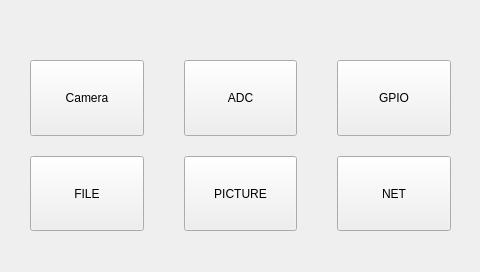
<?xml version="1.0" encoding="UTF-8"?>
<ui version="4.0">
 <class>Menu</class>
 <widget class="QWidget" name="Menu">
  <property name="geometry">
   <rect>
    <x>0</x>
    <y>0</y>
    <width>480</width>
    <height>272</height>
   </rect>
  </property>
  <property name="sizePolicy">
   <sizepolicy hsizetype="Maximum" vsizetype="Maximum">
    <horstretch>0</horstretch>
    <verstretch>0</verstretch>
   </sizepolicy>
  </property>
  <property name="windowTitle">
   <string>Form</string>
  </property>
  <widget class="QStackedWidget" name="stackedWidget">
   <property name="geometry">
    <rect>
     <x>10</x>
     <y>40</y>
     <width>461</width>
     <height>211</height>
    </rect>
   </property>
   <property name="currentIndex">
    <number>0</number>
   </property>
   <widget class="QWidget" name="page">
    <widget class="QWidget" name="gridLayoutWidget">
     <property name="geometry">
      <rect>
       <x>20</x>
       <y>20</y>
       <width>421</width>
       <height>171</height>
      </rect>
     </property>
     <layout class="QGridLayout" name="gridLayout">
      <property name="sizeConstraint">
       <enum>QLayout::SetNoConstraint</enum>
      </property>
      <property name="horizontalSpacing">
       <number>40</number>
      </property>
      <property name="verticalSpacing">
       <number>20</number>
      </property>
      <item row="1" column="0">
       <widget class="QPushButton" name="file_bt">
        <property name="sizePolicy">
         <sizepolicy hsizetype="Ignored" vsizetype="Ignored">
          <horstretch>80</horstretch>
          <verstretch>100</verstretch>
         </sizepolicy>
        </property>
        <property name="text">
         <string>FILE</string>
        </property>
       </widget>
      </item>
      <item row="0" column="2">
       <widget class="QPushButton" name="contol_bt">
        <property name="sizePolicy">
         <sizepolicy hsizetype="Ignored" vsizetype="Ignored">
          <horstretch>80</horstretch>
          <verstretch>100</verstretch>
         </sizepolicy>
        </property>
        <property name="text">
         <string>GPIO</string>
        </property>
       </widget>
      </item>
      <item row="0" column="0">
       <widget class="QPushButton" name="camera_bt">
        <property name="sizePolicy">
         <sizepolicy hsizetype="Ignored" vsizetype="Ignored">
          <horstretch>80</horstretch>
          <verstretch>100</verstretch>
         </sizepolicy>
        </property>
        <property name="text">
         <string>Camera</string>
        </property>
       </widget>
      </item>
      <item row="0" column="1">
       <widget class="QPushButton" name="adc_bt">
        <property name="sizePolicy">
         <sizepolicy hsizetype="Ignored" vsizetype="Ignored">
          <horstretch>80</horstretch>
          <verstretch>100</verstretch>
         </sizepolicy>
        </property>
        <property name="text">
         <string>ADC</string>
        </property>
       </widget>
      </item>
      <item row="1" column="1">
       <widget class="QPushButton" name="picture_bt">
        <property name="sizePolicy">
         <sizepolicy hsizetype="Ignored" vsizetype="Ignored">
          <horstretch>80</horstretch>
          <verstretch>100</verstretch>
         </sizepolicy>
        </property>
        <property name="text">
         <string>PICTURE</string>
        </property>
       </widget>
      </item>
      <item row="1" column="2">
       <widget class="QPushButton" name="net_bt">
        <property name="sizePolicy">
         <sizepolicy hsizetype="Ignored" vsizetype="Ignored">
          <horstretch>80</horstretch>
          <verstretch>100</verstretch>
         </sizepolicy>
        </property>
        <property name="text">
         <string>NET</string>
        </property>
       </widget>
      </item>
     </layout>
    </widget>
   </widget>
   <widget class="QWidget" name="page_2">
    <widget class="QPushButton" name="view_bt">
     <property name="geometry">
      <rect>
       <x>30</x>
       <y>30</y>
       <width>113</width>
       <height>75</height>
      </rect>
     </property>
     <property name="sizePolicy">
      <sizepolicy hsizetype="Ignored" vsizetype="Ignored">
       <horstretch>80</horstretch>
       <verstretch>100</verstretch>
      </sizepolicy>
     </property>
     <property name="text">
      <string>View</string>
     </property>
    </widget>
   </widget>
  </widget>
 </widget>
 <resources/>
 <connections/>
</ui>
